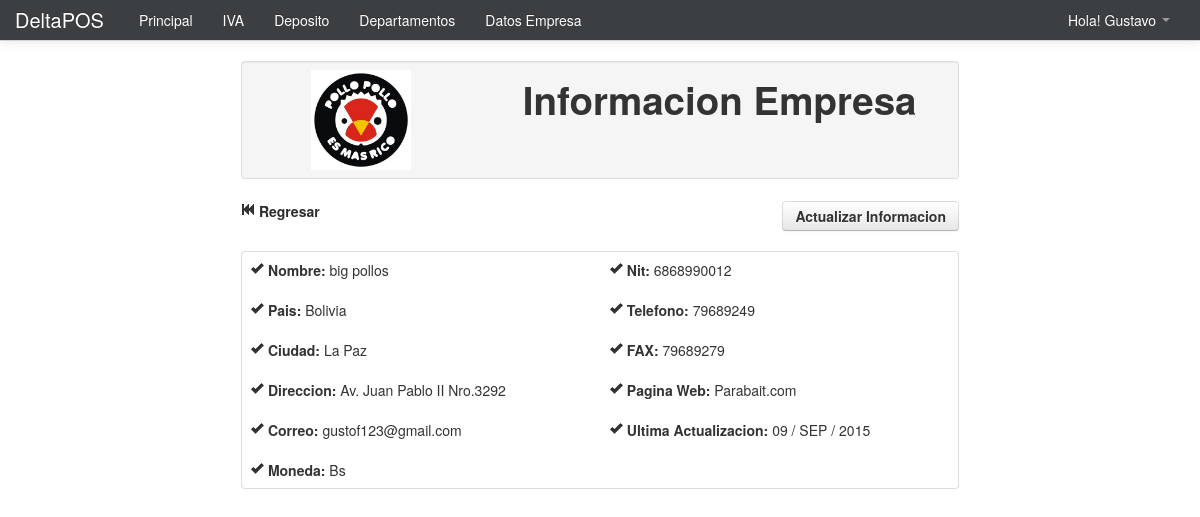
Page /Modulos/Datos/empresa.php (signed in) on the committed database.
### tables this page shows
CREATE TABLE IF NOT EXISTS `empresa` (
  `id` int(255) NOT NULL,
  `empresa` varchar(255) NOT NULL,
  `nit` varchar(255) NOT NULL,
  `direccion` varchar(255) NOT NULL,
  `pais` varchar(255) NOT NULL,
  `ciudad` varchar(255) NOT NULL,
  `tel` varchar(255) NOT NULL,
  `fax` varchar(255) NOT NULL,
  `web` varchar(255) NOT NULL,
  `correo` varchar(255) NOT NULL,
  `fecha` date NOT NULL,
  `moneda` varchar(22) NOT NULL,
  `anno` varchar(255) NOT NULL
);

### Modulos/funciones.php (called while the page is built, shortened)
<?php
	function fecha($fecha){
		$meses = array("ENE","FEB","MAR","ABR","MAY","JUN","JUL","AGO","SEP","OCT","NOV","DIC");
		$a=substr($fecha, 0, 4);
		$m=substr($fecha, 5, 2);
		$d=substr($fecha, 8);
		return $d." / ".$meses[$m-1]." / ".$a;
	}
?>

### Modulos/Datos/empresa.php (the view, shortened to what this page needs)
<?php
	include_once "class/class.php";
	include_once "../funciones.php";
?>
<!DOCTYPE html>
<html lang="es">
  <head>
    <link href="../../css/bootstrap.css" rel="stylesheet">
    <link href="../../css/bootstrap-responsive.css" rel="stylesheet">
  </head>
  <body>
    <?php include_once "../../menu/m_datos.php"; ?>
    <div align="center">
    <table width="60%">
      <tr>
        <td>
        	<?php
				$pa=mysql_query("SELECT * FROM empresa WHERE id=1");
				$row=mysql_fetch_array($pa);
			?>
        	<table class="table table-bordered">
              <tr class="well">
                <td>
               	    <div class="row-fluid">
	                    <div class="span4" align="center">
                        	<img src="../../img/logo.jpg" width="100" height="100">
                        </div>
    	                <div class="span8">
                    		<h1 align="center">Informacion Empresa</h1>
                        </div>
                    </div>
                </td>
              </tr>
            </table>
        </td>
      </tr>
    </table>
    <table width="60%">
      <tr>
        <td>
       	    <div class="row-fluid">
	            <div class="span4">
                	<a href="index.php" class="text-info"><i class="icon-fast-backward"></i> <strong>Regresar</strong></a>
                </div>
    	        <div class="span8" align="right">
                	<a href="#myModal" role="button" class="btn" data-toggle="modal"><strong>Actualizar Informacion</strong></a>
                </div>
            </div><br>
        	<table class="table table-bordered">
              <tr>
                <td>
                    <div class="row-fluid">
                    	<div class="span6">
                        	<i class="icon-ok"></i> <strong>Nombre: </strong><?php echo $row['empresa']; ?><br><br>
                            <i class="icon-ok"></i> <strong>Pais: </strong><?php echo $row['pais']; ?><br><br>
                            <i class="icon-ok"></i> <strong>Ciudad: </strong><?php echo $row['ciudad']; ?><br><br>
                            <i class="icon-ok"></i> <strong>Direccion: </strong><?php echo $row['direccion']; ?><br><br>
                            <i class="icon-ok"></i> <strong>Correo: </strong><?php echo $row['correo']; ?><br><br>
                            <i class="icon-ok"></i> <strong>Moneda: </strong><?php echo $row['moneda']; ?>
                        </div>
                    	<div class="span6">
                        	<i class="icon-ok"></i> <strong>Nit: </strong><?php echo $row['nit']; ?><br><br>
                            <i class="icon-ok"></i> <strong>Telefono: </strong><?php echo $row['tel']; ?><br><br>
                            <i class="icon-ok"></i> <strong>FAX: </strong><?php echo $row['fax']; ?><br><br>
                            <i class="icon-ok"></i> <strong>Pagina Web: </strong><?php echo $row['web']; ?><br><br>
                            <i class="icon-ok"></i> <strong>Ultima Actualizacion: </strong><?php echo fecha($row['fecha']); ?><br><br>
                    	</div>
                    </div>
                </td>
              </tr>
            </table>
        </td>
      </tr>
    </table>
    </div>
  </body>
</html>

### Modulos/Datos/empresa.php (style rules this page uses)
body { padding-top: 60px; padding-bottom: 40px; }

### rows in the picture
empresa: empresa "big pollos", pais "Bolivia", ciudad "La Paz", direccion "Av. Juan Pablo II Nro.3292", correo "gustof123@gmail.com", moneda "Bs", nit "6868990012", tel "79689249", fax "79689279", web "Parabait.com", fecha "09 / SEP / 2015"

### other values in the picture
$_SESSION['user_name'] "Gustavo"
